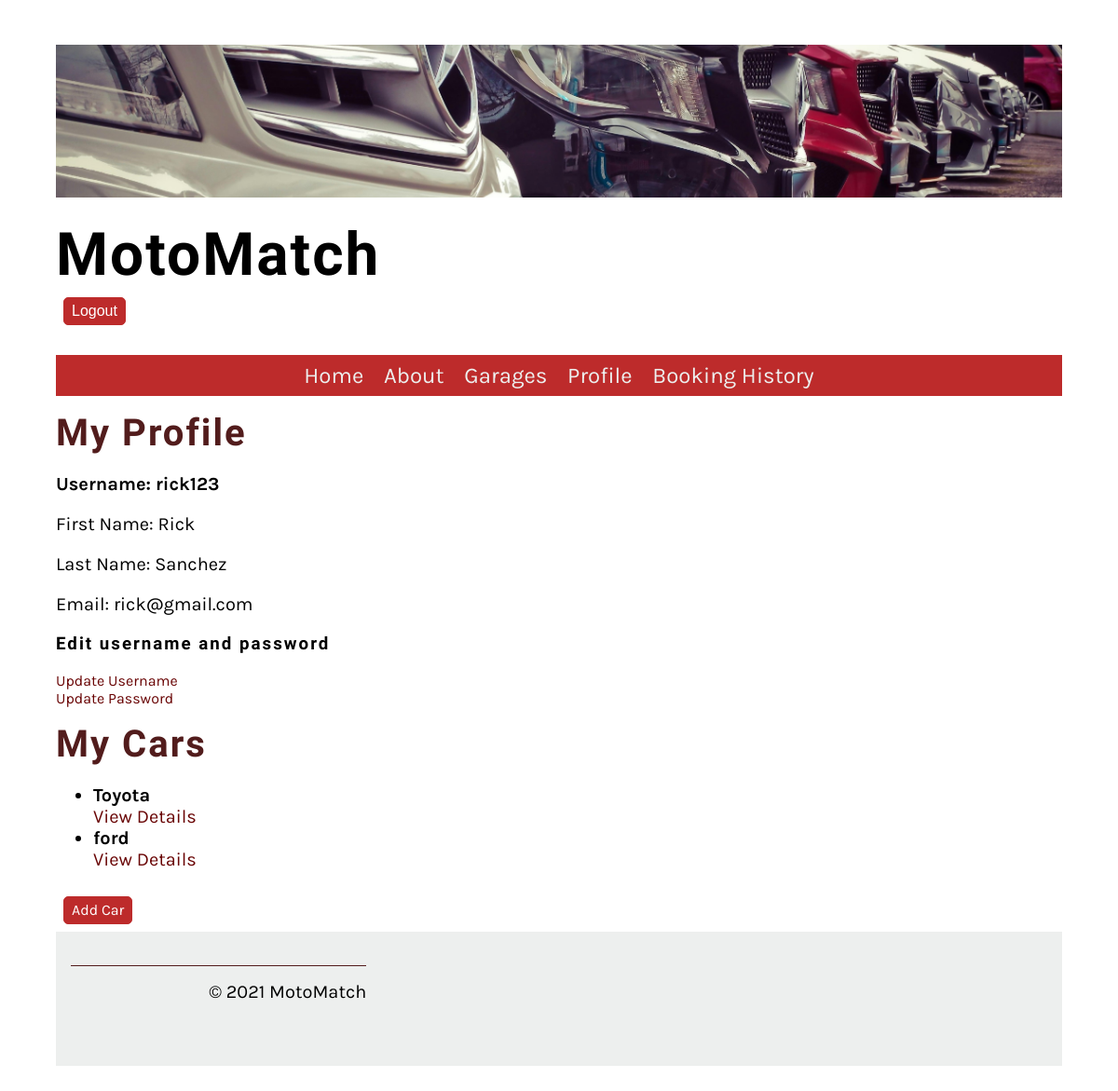
The app's page /user/profile/ (signed in) with its own data.
### Website/models.py (models this page shows, shortened)
class Profile(models.Model):
    user = models.OneToOneField(User, on_delete=models.CASCADE)
    profile_picture = models.ImageField(upload_to='profile_pictures', blank=True, null=True)

class ServiceItem(models.Model):
    identifier = models.CharField(primary_key=True, max_length=50, unique=True, verbose_name="identifier")
    owner = models.ForeignKey(User, on_delete=models.CASCADE, verbose_name="Owner")
    description = models.CharField(max_length=20, verbose_name="item's name")
    field_1 = models.CharField(max_length=80, verbose_name="field 1")
    field_2 = models.IntegerField(verbose_name="field 2")
    FIELD_3_CHOICES = [
        ('yes', 'Yes'),
        ('no', 'No')
    ]
    field_3 = models.CharField(max_length=3, choices=FIELD_3_CHOICES, verbose_name="field 3", help_text="User type selection (yes/no)")
    def __str__(self):
        return self.description+ ", id:"+self.identifier

### Website/views.py (the view)
# urls.py: path('user/profile/', profile_view, name='profile'),
@login_required
def profile_view(request):
    profile = request.user.profile
    form = ProfileForm(instance=profile)
    service_items = ServiceItem.objects.filter(owner=request.user)
    print("service items:", service_items)
    return render(request, 'profile.html', {'form': form, 'profile': profile, 'service_items': service_items})

### Website/templatetags/custom_filters.py (called while the page is built)
@register.filter
def has_group(user, group_name):
    return user.groups.filter(name=group_name).exists()

### Website/templates/profile.html (shortened to what this page needs)
{% extends 'base.html' %}
{% load static %}
{% load custom_filters %}
{% block content %}
    <!DOCTYPE html>
    <html>
    <head>
    </head>
    <body>
        <h2>My Profile</h2>
        <div>
            <p><b>Username: {{ profile.user.username }}</b></p>
            <p>First Name: {{ profile.user.first_name }}</p>
            <p>Last Name: {{ profile.user.last_name }}</p>
            <p>Email: {{ profile.user.email }}</p>
        </div>
        <h3>Edit username and password</h3>
        <a href="{% url 'update_username' %}" >Update Username</a></br>
        <a href="{% url 'update_password' %}">Update Password</a></br>
        {% if profile.user|has_group:"Clients" %}
            <h2>My Cars</h2>
            <ul>
                {% for service_item in service_items %}
                    <li>
                        <strong>{{ service_item.description }}</strong> <br>
                        <a href="{% url 'service_item_detail' service_item.identifier %}">View Details</a>
                    </li>
                {% empty %}
                    <li>No Cars available.</li>
                {% endfor %}
            </ul>
            <a href="{% url 'add_service_item' %}" class = "small_button">Add Car</a>
        {% endif %}
    </body>
    </html>
{% endblock %}

### Website/static/css/style.css (style rules this page uses)
body { font-family: 'Karla', sans-serif; margin-top: 3rem; margin-bottom: 3rem; margin-left: 5%; margin-right: 5%; }
h1, h2, h3, h4, h5, h6 { font-family: 'Markazi Text', serif; letter-spacing: 2px;; }
h2 { font-size: 2.5rem; color: #521c1c; margin:1rem 0; }
p, ul { font-size: 1.25rem;; }
a { color: #690404; text-decoration: none; }
.small_button { padding: .25rem .5rem; border: 1px solid #bd2b2b; background-color: #bd2b2b; border-radius: 5px; font-size: 1rem; display: inline-block; color: #fff; line-height: 20px; margin: 0.5rem; }

### records on screen
Profile: user.username "rick123", user.first_name "Rick", user.last_name "Sanchez", user.email "rick@gmail.com"
ServiceItem: description "Toyota"
ServiceItem: description "ford"
